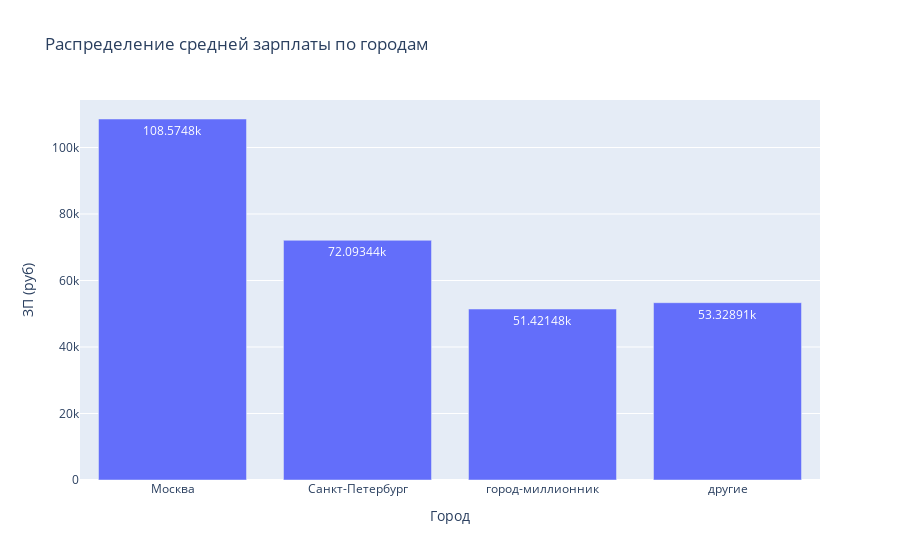

The cell this chart's notebook holds for it:
### Markdown cell above
5. Постройте диаграмму, которая показывает распределение желаемой заработной платы (**"ЗП (руб)"**) в зависимости от города (**"Город"**). Используйте для диаграммы данные о резюме, где желая заработная плата меньше 1 млн рублей.
*Сделайте выводы по полученной диаграмме: как соотносятся медианные уровни желаемой заработной платы и их размах в городах? Как вы считаете, важен ли признак города при прогнозировании заработной платы?*

### Code cell
# ваш код здесь
merged_5 = merged_data[merged_data['ЗП (руб)'] < 1000000]
merged_5 = merged_5.groupby(by='Город', as_index=False)['ЗП (руб)'].mean()
fig = px.bar(
    data_frame=merged_5,
    x='Город',
    y='ЗП (руб)',
    text_auto=True,
    title='Распределение средней зарплаты по городам'
);
fig.show()
merged_max_city = merged_data[merged_data['ЗП (руб)'] < 1000000].groupby(by='Город')['ЗП (руб)'].max()
display(merged_max_city)

### Figure 1 — Plotly figure (JSON) as saved in the notebook; plotly's stock layout.template omitted (floating-point values rounded to 4 significant figures)
{"data": [{"alignmentgroup": "True", "hovertemplate": "Город=%{x}<br>ЗП (руб)=%{y}<extra></extra>", "legendgroup": "", "marker": {"color": "#636efa", "pattern": {"shape": ""}}, "name": "", "offsetgroup": "", "orientation": "v", "showlegend": false, "textposition": "auto", "texttemplate": "%{y}", "type": "bar", "x": ["Москва", "Санкт-Петербург", "город-миллионник", "другие"], "xaxis": "x", "y": [108600.0, 72090.0, 51420.0, 53330.0], "yaxis": "y"}], "layout": {"barmode": "relative", "legend": {"tracegroupgap": 0}, "title": {"text": "Распределение средней зарплаты по городам"}, "xaxis": {"anchor": "y", "domain": [0, 1], "title": {"text": "Город"}}, "yaxis": {"anchor": "x", "domain": [0, 1], "title": {"text": "ЗП (руб)"}}}}
